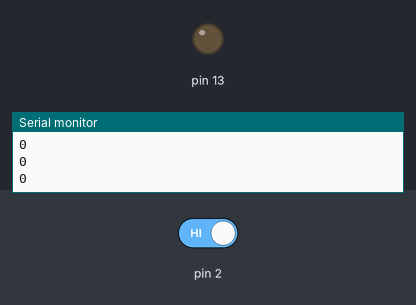
Recording of a sketch running on a simulated Arduino Uno, built with avr-gcc and run on an emulated ATmega328P. Parts: output pins drawn as LEDs (lit = HIGH), the last lines printed to the serial monitor. The test bench sets the inputs (shaded band); at power-on: pin 2 HIGH.

Above: at 1.2 s.
1.3 s: pin 2 driven LOW
At 2.7 s:
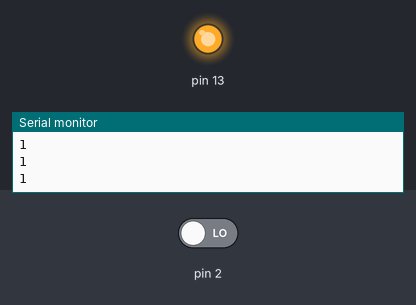
Timing chart, 0 to 4.3 s (numbered marks = the images above; inputs shaded):
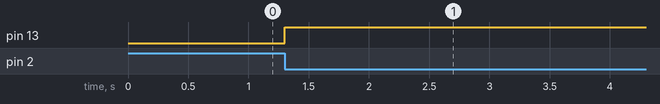

Measured:
- after the input at 1.3 s, pin 13: LOW → HIGH at once

The sketch:

ProvaInterrupt-debounce.ino
```cpp
/***************************************************
 *    ESEMPIO INTERRUPT DEBOUNCE
 *      Versione base
 *
 *    Author: Stefano Capezzone
 *    Version: 1.0
 *    Corso Arduino & Oltre
 *
 *
 */

volatile int stato=0;
volatile int conta=0;
volatile unsigned long tempo;

void buttonPressed() {
  if ((millis() - tempo) > 200)
    {stato = !stato;
     conta=conta+1;
     digitalWrite(13, stato);
    }


  tempo = millis();
}


void setup() {
  pinMode(2,INPUT);
  pinMode(13,OUTPUT);
  attachInterrupt(digitalPinToInterrupt(2),buttonPressed, FALLING);
  Serial.begin(9600);
  tempo = millis();
}

void loop() {
  Serial.println(conta);
  delay(200);
}
```
